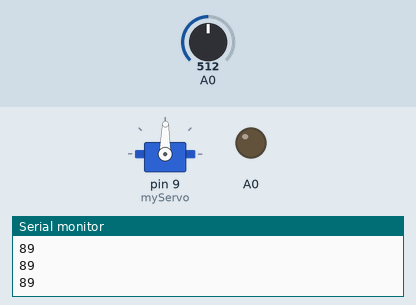
Recording of a sketch running on a simulated Arduino Uno, built with avr-gcc and run on an emulated ATmega328P. Shown: servo, output pins drawn as LEDs (lit = HIGH), the last lines printed to the serial monitor. The inputs (shaded band) are chosen by the test bench; at power-on: A0 = 512.

Above: at 1.2 s.
1.3 s: A0 set to 716
At 2.5 s:
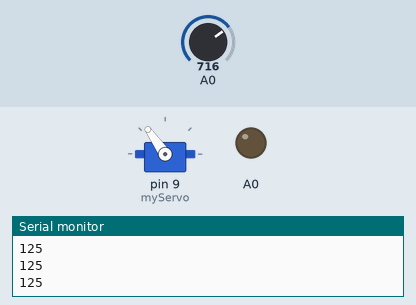
2.8 s: A0 set to 900
At 3.7 s:
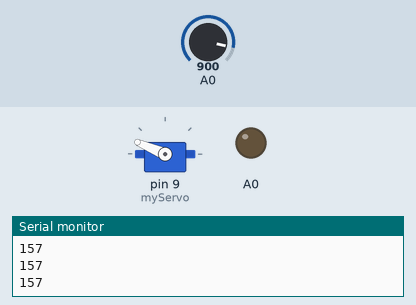
4.3 s: A0 set to 1023
At 4.7 s:
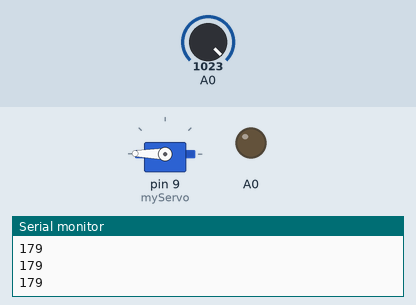
5.8 s: A0 set to 306
At 6.2 s:
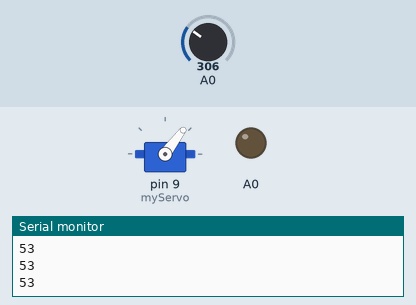
7.3 s: A0 set to 122
At 8.2 s:
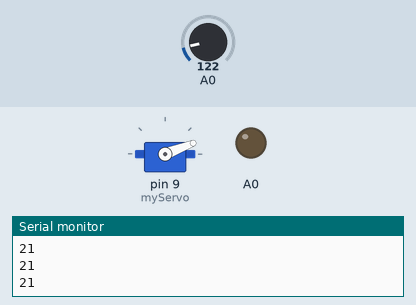
8.8 s: A0 set to 511
At 9.4 s:
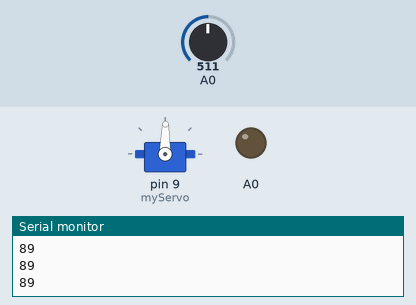
Timing chart, 0 to 11.3 s (numbered marks = the images above; inputs shaded):
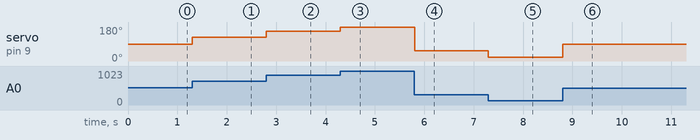

The sketch:

sketch_jun24d.ino
```cpp
#include<Servo.h>
Servo myServo;

void setup() {
  // put your setup code here, to run once:
  Serial.begin(9600);
  pinMode(A0, OUTPUT);
  myServo.attach(9);
}

void loop() {
  // put your main code here, to run repeatedly:

  int sensor=analogRead(A0);

  int mapvalue= map(sensor, 0,1023,0,179);

  myServo.write(mapvalue);
  delay(10);
  Serial.println(mapvalue);


}
```

Measured:
- after the input at 1.3 s, servo on pin 9 (myServo): 89° → 125° at once
- after the input at 2.8 s, servo on pin 9 (myServo): 125° → 157° at once
- after the input at 4.3 s, servo on pin 9 (myServo): 157° → 179° at once
- after the input at 5.8 s, servo on pin 9 (myServo): 179° → 53° at once
- after the input at 7.3 s, servo on pin 9 (myServo): 53° → 21° at once
- after the input at 8.8 s, servo on pin 9 (myServo): 21° → 89° at once
